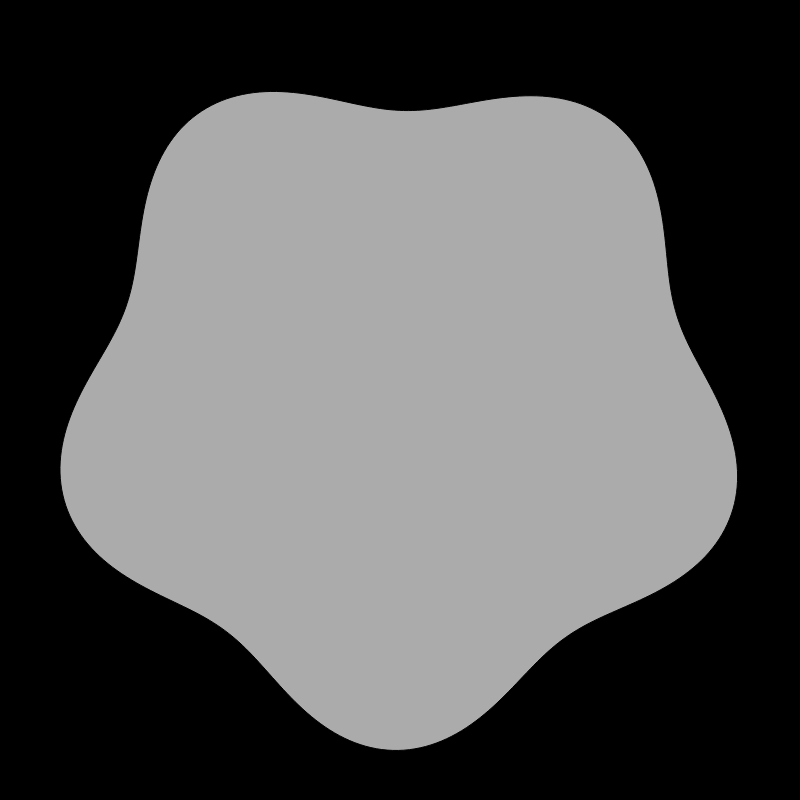
Frame 1 (no input)
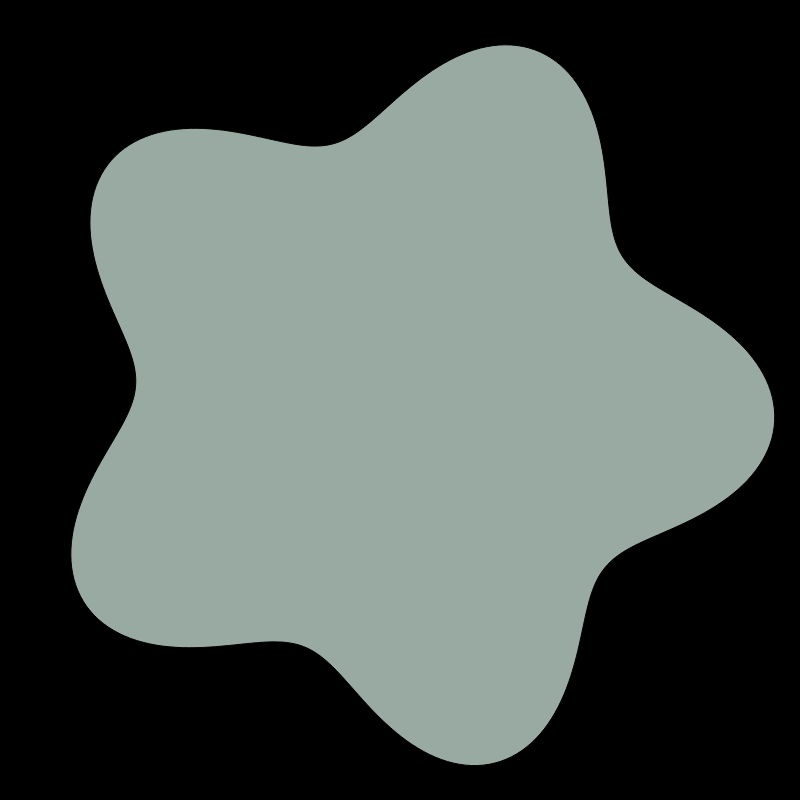
Frame 60 (no input)
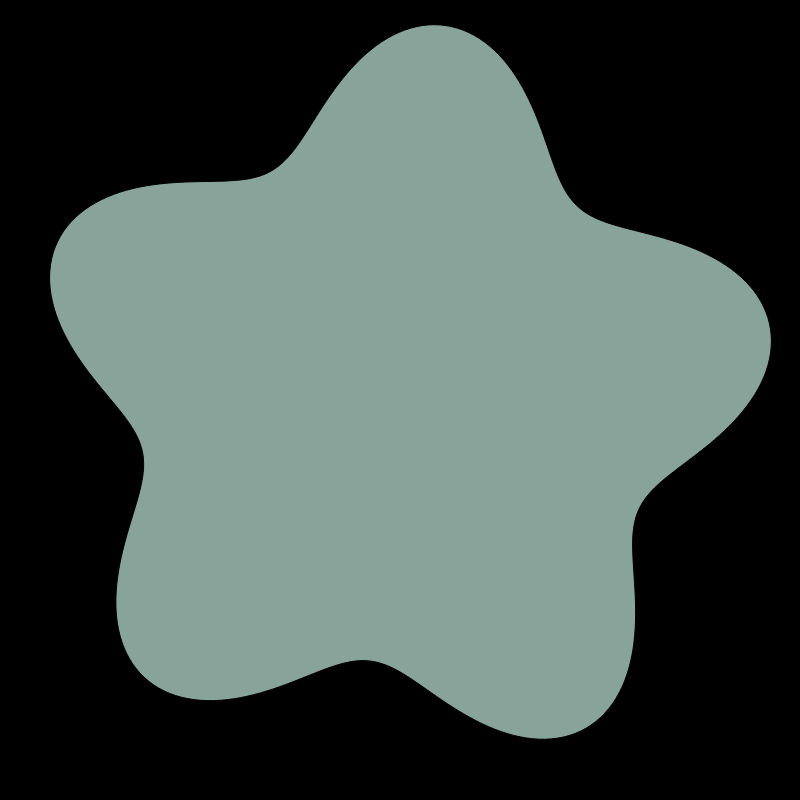
Frame 120 (the mouse pressed at the canvas centre since frame 60)

The p5.js sketch that drew these frames (run headless with seeded random() and noise() and a simulated clock; from frame 60 on, the mouse is pressed at the canvas centre):

// p5.js sketch
// ── sketch.js
let radius;
let x = 0
let turn = 0;
let turnSpeed
let amplitude
let ballsAmt
let polygonCorners
let morphSpeed
function setup() {
  createCanvas(800, 800);
  ballsAmt = max(width, height) / 2
  polygonCorners = createSlider(2, 10, 5, 1)
  morphSpeed = createSlider(0, 0.01, 0.001, 0.001)
  amplitude = createSlider(10, height / 8, 30, 1)
  radius = createSlider(10, height / 2, height/2.5, 5)
  turnSpeed = createSlider(0, 0.005, 0.001, 0.0005)
}

function draw() {
  background(0);
  translate(width / 2, height / 2);
  x += morphSpeed.value() * deltaTime
  turn += turnSpeed.value() * deltaTime

  let polygon = polygonCorners.value()//ceil(sin(x * 0.1) * polygonCorners.value()/2 + polygonCorners.value()/2)

  beginShape()
  for (let i = 0; i < ballsAmt; i++) {
    let angle = map(i, 0, ballsAmt - 1, 0, TWO_PI)
    let wave = sin(angle * polygon) * amplitude.value() * (sin(x)+ 1)
    // console.log(i,polygon,wave)

    let mag = radius.value() + wave
    let clockHand = p5.Vector.fromAngle(angle + turn).setMag(mag)



    fill(
      map(noise(x * 0.1, 0, 0), 0, 1, 0, 255),
      map(noise(0, x * 0.1, 0), 0, 1, 0, 255),
      map(noise(0, 0, x * 0.1), 0, 1, 0, 255),
    )

    // circle(ballVector.x, ballVector.y, 10)
    vertex(clockHand.x, clockHand.y)
  }
  endShape()
  if (millis() > 10000) {
    // noLoop()
  }
}

function keyPressed() {
  if (key == 's') {
    noLoop()
  }
}


function roundness(num) {
  return num - floor(num)
}
